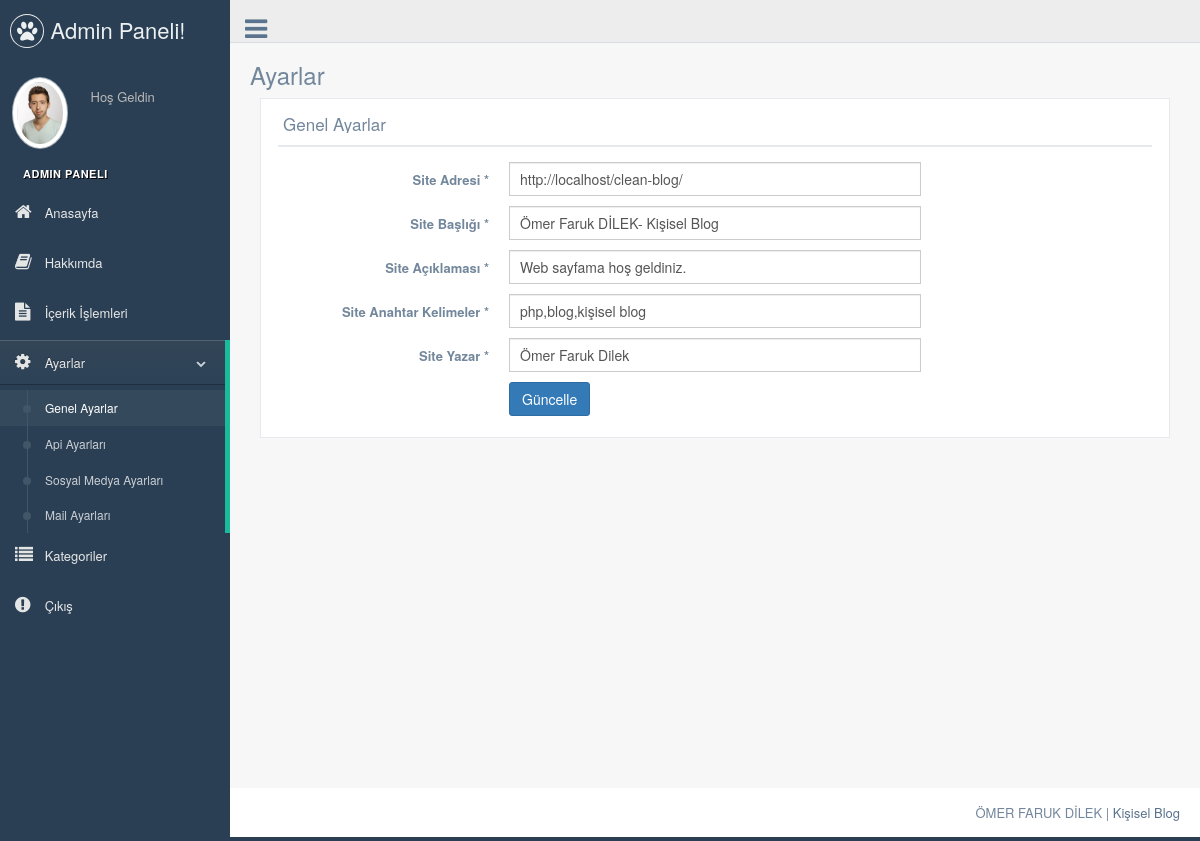
The app's page /admin/production/genel-ayar.php with its own data.
### tables this page shows
CREATE TABLE `ayar` (
  `ayar_id` int(1) NOT NULL DEFAULT '0',
  `ayar_siteurl` varchar(100) NOT NULL,
  `ayar_title` varchar(250) NOT NULL,
  `ayar_description` varchar(500) NOT NULL,
  `ayar_keywords` varchar(250) NOT NULL,
  `ayar_author` varchar(100) NOT NULL,
  `ayar_mail` varchar(50) NOT NULL,
  `ayar_recapctha` varchar(250) NOT NULL,
  `ayar_googlemap` varchar(250) NOT NULL,
  `ayar_analystic` varchar(50) NOT NULL,
  `ayar_facebook` varchar(100) NOT NULL,
  `ayar_twitter` varchar(100) NOT NULL,
  `ayar_instagram` varchar(100) NOT NULL,
  `ayar_smtphost` varchar(50) NOT NULL,
  `ayar_smtpuser` varchar(50) NOT NULL,
  `ayar_smtppassword` varchar(50) NOT NULL,
  `ayar_smtpport` varchar(50) NOT NULL,
  PRIMARY KEY (`ayar_id`)
);

### admin/production/genel-ayar.php (the view, shortened to what this page needs)
<?php
include 'header.php';
include '../option/baglan.php';
$ayarsor=$db->prepare("select * from ayar where ayar_id=?");
$ayarsor->execute(array(0));
$ayarcek=$ayarsor->fetch(PDO::FETCH_ASSOC);
?>
<div class="right_col" role="main">
  <div class="">
    <div class="page-title">
      <div class="title_left">
        <h3>Ayarlar</h3>
      </div>
    </div>
    <div class="clearfix"></div>
    <div class="row">
      <div class="col-md-12 col-sm-12 col-xs-12">
       <div class="col-md-12 col-sm-12 col-xs-12">
        <div class="x_panel">
          <div class="x_title">
            <h2>Genel Ayarlar </h2>
          <div class="clearfix"></div>
        </div>
        <div class="x_content">
          <form action="../option/islem.php" method="POST" id="demo-form2" data-parsley-validate class="form-horizontal form-label-left">
            <div class="form-group">
              <label class="control-label col-md-3 col-sm-3 col-xs-12" for="first-name">Site Adresi <span class="required">*</span>
              </label>
              <div class="col-md-6 col-sm-6 col-xs-12">
                <input type="text" id="first-name" required="required" name="ayar_siteurl" value="<?php echo $ayarcek['ayar_siteurl']; ?>" class="form-control col-md-7 col-xs-12">
              </div>
            </div>
            <div class="form-group">
              <label class="control-label col-md-3 col-sm-3 col-xs-12" for="first-name">Site Başlığı <span class="required">*</span>
              </label>
              <div class="col-md-6 col-sm-6 col-xs-12">
                <input type="text" id="first-name" required="required" name="ayar_title" value="<?php echo $ayarcek['ayar_title']; ?>" class="form-control col-md-7 col-xs-12">
              </div>
            </div>
            <div class="form-group">
              <label class="control-label col-md-3 col-sm-3 col-xs-12" for="first-name">Site Açıklaması <span class="required">*</span>
              </label>
              <div class="col-md-6 col-sm-6 col-xs-12">
                <input type="text" id="first-name" required="required" name="ayar_description" value="<?php echo $ayarcek['ayar_description']; ?>" class="form-control col-md-7 col-xs-12">
              </div>
            </div>
            <div class="form-group">
              <label class="control-label col-md-3 col-sm-3 col-xs-12" for="first-name">Site Anahtar Kelimeler <span class="required">*</span>
              </label>
              <div class="col-md-6 col-sm-6 col-xs-12">
                <input type="text" id="first-name" required="required" name="ayar_keywords" value="<?php echo $ayarcek['ayar_keywords']; ?>" class="form-control col-md-7 col-xs-12">
              </div>
            </div>
            <div class="form-group">
              <label class="control-label col-md-3 col-sm-3 col-xs-12" for="first-name">Site Yazar <span class="required">*</span>
              </label>
              <div class="col-md-6 col-sm-6 col-xs-12">
                <input type="text" id="first-name" required="required" name="ayar_author" value="<?php echo $ayarcek['ayar_author']; ?>" class="form-control col-md-7 col-xs-12">
              </div>
            </div>
            <div class="col-md-6 col-sm-6 col-xs-12 col-md-offset-3">
              <button type="submit" name="genelayarkaydet" class="btn btn-primary">Güncelle</button>
            </div>
          </form>
        </div>
      </div>
    </div>
  </div>
</div>
</div>
</div>
<?php include 'footer.php'; ?>

### records on screen
ayar: ayar_siteurl "http://localhost/clean-blog/", ayar_title "Ömer Faruk DİLEK- Kişisel Blog", ayar_description "Web sayfama hoş geldiniz.", ayar_keywords "php,blog,kişisel blog", ayar_author "Ömer Faruk Dilek"
